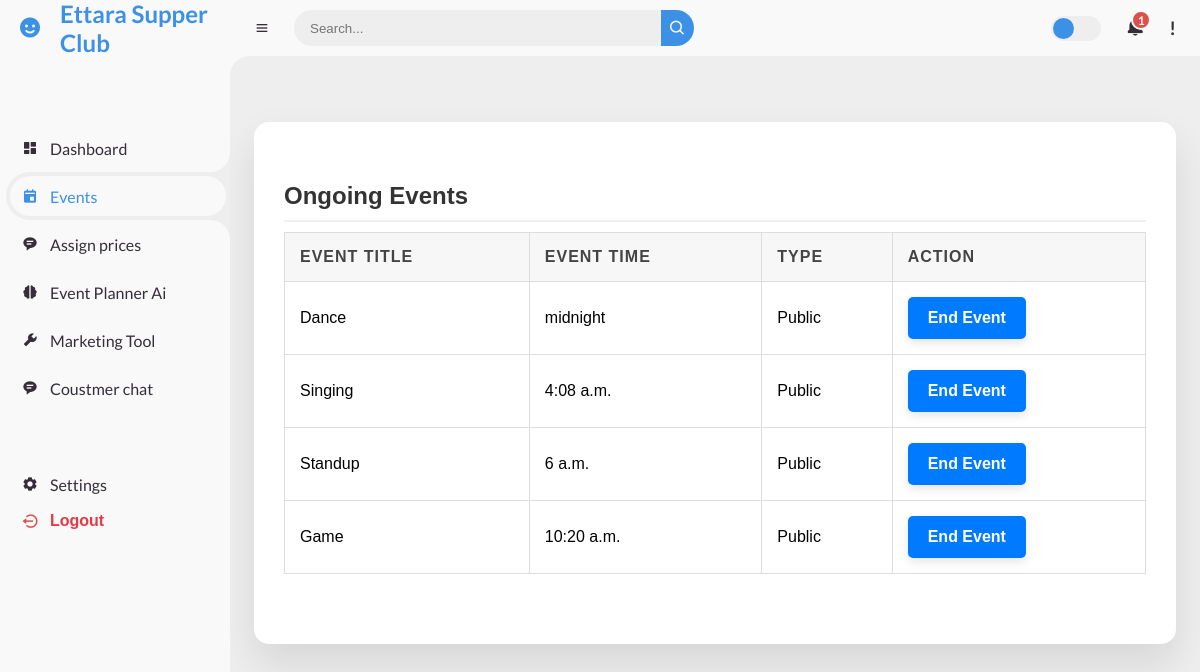
Screenshot of /manager/events/ with the database file from the repository.
### manager/models.py (models this page shows, shortened)
class Event(models.Model):
    title = models.CharField(max_length=100)
    description = models.TextField()
    event_date = models.DateField()  # Event Date
    event_time = models.TimeField()  # Event Time
    manager = models.ForeignKey(User, on_delete=models.CASCADE)
    is_ongoing = models.BooleanField(default=True)
    is_public = models.BooleanField(default=True)
    number_of_seats = models.PositiveIntegerField(default=0)  # Number of seats for the event
    photo_url = models.URLField(max_length=300, blank=True, null=True)  # Photo URL

### manager/views.py (the view)
# urls.py: path('events/',views.event_list_view, name='eventlist'),  # Ensure this points to the correct view
def event_list_view(request):
    events = Event.objects.filter(is_public=True, is_ongoing=True).order_by('event_time')
    return render(request, 'event_list.html', {'events': events})

### templates/event_list.html (shortened to what this page needs)
{% extends 'managerbase.html' %}
{% block content %}
<div class="dashboard-container">
    <h2 class="section-header">Ongoing Events</h2>
    {% if events|length > 0 %}
        <table>
            <thead>
                <tr>
                    <th>Event Title</th>
                    <th>Event Time</th>
                    <th>Type</th>
                    <th>Action</th>
                </tr>
            </thead>
            <tbody>
                {% for event in events %}
                    {% if event.is_ongoing %}
                        <tr>
                            <td>{{ event.title }}</td>
                            <td>{{ event.event_time }}</td>
                            <td>{% if event.is_public %}Public{% else %}Private{% endif %}</td>
                            <td><a class="btn" href="{% url 'endevent' event.id %}">End Event</a></td>
                        </tr>
                    {% endif %}
                {% endfor %}
            </tbody>
        </table>
    {% else %}
        <p class="no-events">No ongoing events at the moment.</p>
    {% endif %}
{% endblock %}

### static/club_platform/css/index.css (style rules this page uses)
* { margin: 0; padding: 0; box-sizing: border-box; }
a { text-decoration: none; }
:root { --poppins: "Poppins", sans-serif; --lato: "Lato", sans-serif; --light: #f9f9f9; --blue: #3c91e6; --light-blue: #cfe8ff; --grey: #eee; --dark-grey: #aaaaaa; --dark: #342e37; --red: #db504a; --yellow: #ffce26; --light-yellow: #fff2c6; --orange: #fd7238; --light-orange: #ffe0d3; }
html { overflow-x: hidden; }
body { background: var(--grey); overflow-x: hidden; }

### templates/event_list.html (style rules this page uses)
.dashboard-container { font-family: Arial, sans-serif; padding: 30px; background-color: #ffffff; border-radius: 15px; box-shadow: 0 20px 40px rgba(0, 0, 0, 0.1); max-width: 1200px; margin: 30px auto; }
.section-header { font-size: 24px; color: #333; margin: 30px 0 10px; border-bottom: 2px solid #f0f0f0; padding-bottom: 10px; }
table { width: 100%; border-collapse: collapse; margin-bottom: 40px; }
th, td { padding: 15px; border: 1px solid #ddd; text-align: left; }
th { background-color: #f7f7f7; color: #444; font-weight: bold; text-transform: uppercase; letter-spacing: 1px; }
.btn { display: inline-block; padding: 12px 20px; background-color: #007bff; color: #ffffff; text-decoration: none; border-radius: 5px; transition: background-color 0.3s, box-shadow 0.3s; box-shadow: 0 4px 10px rgba(0, 0, 0, 0.1); font-weight: bold; }

### rows the page displays
Event: title "Dance", event_time "midnight", is_public "Public"
Event: title "Singing", event_time "4:08 a.m.", is_public "Public"
Event: title "Standup", event_time "6 a.m.", is_public "Public"
Event: title "Game", event_time "10:20 a.m.", is_public "Public"
